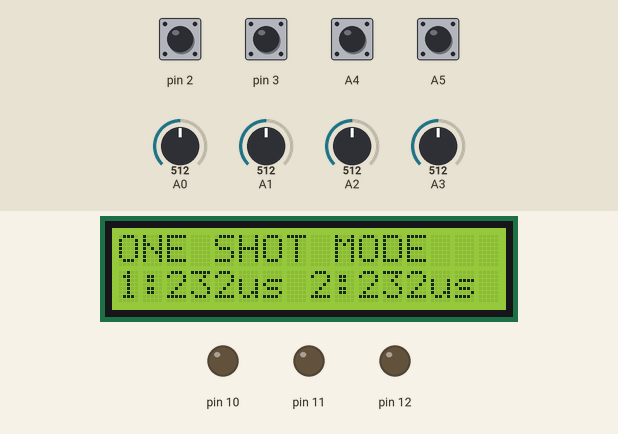
Simulated run of this sketch. Board: Arduino Mega 2560, built with avr-gcc and run on an emulated ATmega2560. Parts: 16×2 character LCD, output pins drawn as LEDs (lit = HIGH). Inputs (shaded band) come from the test bench; at power-on: A4, A5, pin 2, pin 3 HIGH, A3 = 512, A0 = 512, A1 = 512, A2 = 512. MIDI output is not drawn; EEPROM starts erased; pins used as bus, display or sensor lines are not drawn.

Above: at 2.89 s.
3.3 s: A3 set to 538
At 3.71 s:
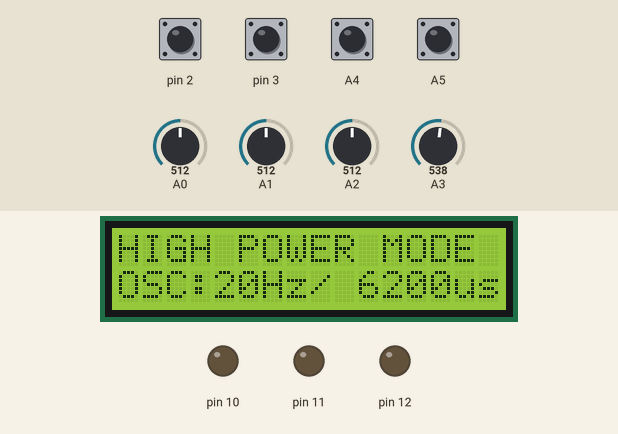
5.9 s: A3 set to 760
8.2 s: A3 set to 792
At 9.3 s:
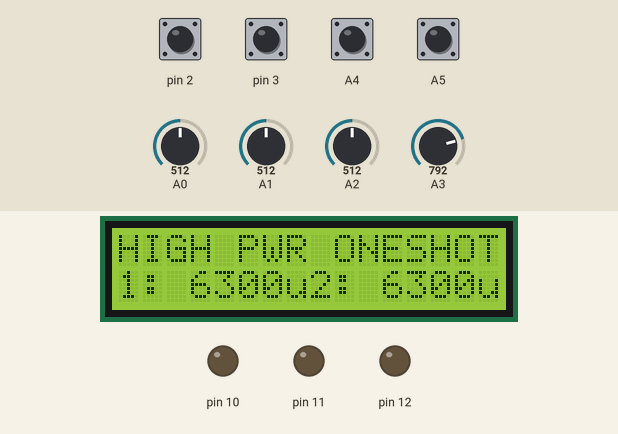
9.8 s: A5 pulled LOW for 1 s
At 10.35 s:
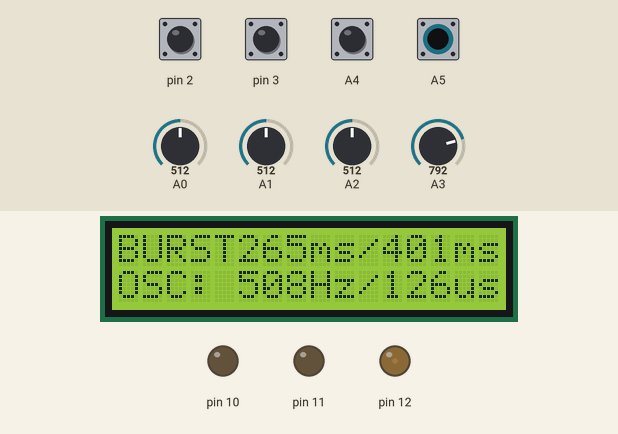
12.3 s: A4 pulled LOW for 0.15 s
At 12.41 s:
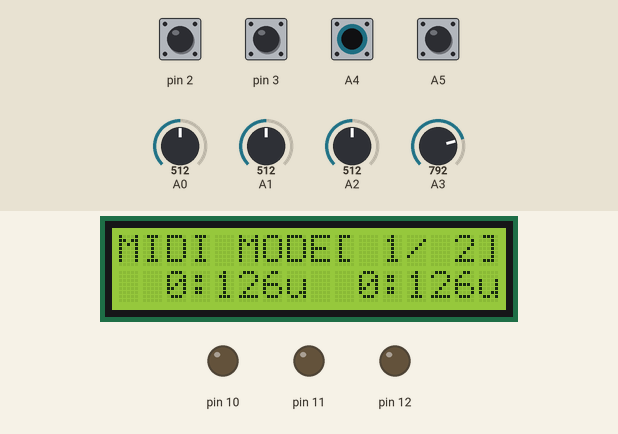
13.9 s: A0 set to 716
At 15.3 s:
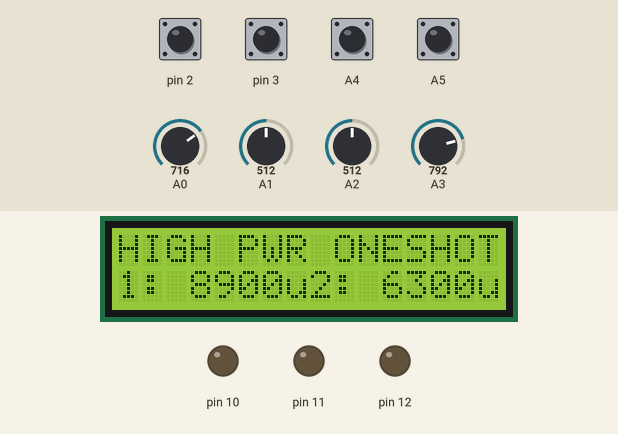
Timing chart, 0 to 16.7 s (numbered marks = the images above; inputs shaded):
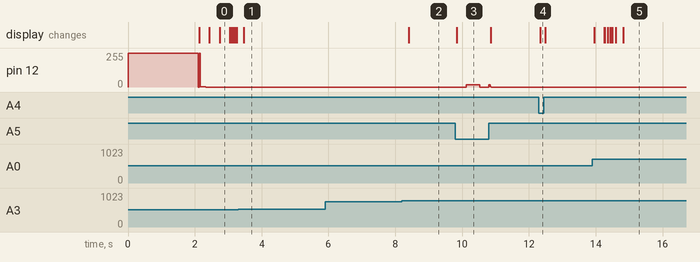

Measured:
- the behaviour switches between 520 and 521 on A3 (found by bisection; images 0 and 1)
- the behaviour switches between 776 and 777 on A3 (found by bisection; images 1 and 2)
- after the input at 3.3 s, the display: changes after 0.16 s (image 1)
- after the input at 8.2 s, the display: changes after 0.19 s (image 2)
- after the input at 9.8 s, pin 12: 0/255 → 17/255 after 0.33 s, → 0/255 0.40 s later; the display: changes at once (image 3)
- after the input at 12.3 s, the display: changes at once (image 4)
- after the input at 13.9 s, the display: first changes after 0.05 s (image 5 shows a later state)

The sketch:

HTLAB.NET_Arduino_DRSSTC_Interrupter.ino
```cpp
// (licence header left out)
//
// ########## Compatible Boards ##########
//    - Arduino Micro (USB-MIDI is available)
//    - Arduino Leonardo (USB-MIDI is available)
//

//
// ########## Pin Assignments ##########
//  D0(RX)  - MIDI IN
//  D1(TX)  - (MIDI OUT)
//  D2  - PUSH1 (Interrupt1)
//  D3  - PUSH2 (Interrupt0)
//  D4  - LCD (RS)
//  D5  - LCD (ENA)
//  D6  - LCD (DB4)
//  D7  - LCD (DB5)
//  D8  - LCD (DB6)
//  D9  - LCD (DB7)
//  D10 - OUT1
//  D11 - OUT2
//  D12 - LCD Backlight
//  D13 - PIEZO SPEAKER
//  A0  - VR1
//  A1  - VR2
//  A2  - VR3
//  A3  - VR4
//  A4  - SW1 (MIDI)
//  A5  - SW2 (MODE)
//

//
// ########## Require Libraries ##########
//    - MIDI Library 4.3
//

//
// ########## Optional Libraries ##########
//    - MIDIUSB Library 1.0.3 (for Arduino Leonardo, Micro)
//

// LCD
#include <LiquidCrystal.h>
LiquidCrystal lcd(4, 5, 6, 7, 8, 9);

// Settings
#include "settings.h"

// Pin I/O
#include "lib_input.h"
#include "lib_output.h"

// Oscillator
#include "lib_osc.h"

// MIDI Parameter
#include "lib_midi.h"

// Use MIDI Library
#include <MIDI.h>
#if (MIDI_LIBRARY_VERSION_MAJOR < 4) || \
  ((MIDI_LIBRARY_VERSION_MAJOR == 4) && (MIDI_LIBRARY_VERSION_MINOR < 3))
  #error This version of MIDI library is not supported. Please use version 4.3 or later.
#endif
#if USE_MIDI
  MIDI_CREATE_DEFAULT_INSTANCE();
#endif

// Use MIDIUSB Library (for Arduino Leonardo, Micro)
#if USE_MIDIUSB && defined(USBCON) && defined(__AVR_ATmega32U4__)
  #include <midi_UsbTransport.h>
  static const unsigned sUsbTransportBufferSize = 16;
  typedef midi::UsbTransport<sUsbTransportBufferSize> UsbTransport;
  UsbTransport sUsbTransport;
  MIDI_CREATE_INSTANCE(UsbTransport, sUsbTransport, USBMIDI);
#endif

// Use Setting Mode
#if USE_SETTING_MODE
  #include <EEPROM.h>
#endif


// Global Variables
volatile uint8_t int_mode = MODE_OSC;
volatile uint8_t menu_state = MODE_OSC;
char lcd_line1[17];
char lcd_line2[17];

// Setting Variables
volatile bool beep_active = (bool)DEFAULT_BEEP_ACTIVE;
volatile uint8_t mode_selector = DEFAULT_MODE_SELECTOR;
volatile uint8_t midi_ch[2] = {DEFAULT_MIDI_CH1, DEFAULT_MIDI_CH2};

// OSC Mode Variables
volatile uint16_t osc_fq = 5;
volatile uint16_t osc_us = 1;
volatile uint16_t osc_per = 49999;
volatile uint16_t osc_per_read = 49999;

// One Shot Mode Variables
volatile uint16_t oneshot_ch1_ontime = 0;
volatile uint16_t oneshot_ch2_ontime = 0;

// Burst OSC Mode Variables
volatile bool burst_phase = false;
volatile uint16_t burst_ontime = 10;
volatile uint16_t burst_offtime = 510;
volatile uint16_t burst_ontime_count = 0;
volatile uint16_t burst_offtime_count = 0;

// MIDI Mode Variables
//volatile bool use_midi_volume = USE_MIDI_VOLUME;
//volatile bool osc_mode_omni = OSC_MODE_OMNI;
volatile bool osc_mono_midi_on[2] = {false, false};
volatile uint8_t osc_mono_midi_note[2] = {0, 0};
//volatile uint8_t osc_mono_midi_volume[2] = {64, 64};
//volatile uint8_t osc_mono_midi_expression[2] = {127, 127};
volatile uint16_t osc_mono_ontime_us[2] = {0, 0};
volatile uint16_t osc_mono_ontime_fixed_us[2] = {0, 0};


// Arduino Setup Function
void setup() {

  // Pin Init
  input_init();
  output_init();

  // MIDI Tasks
  midi_task();

  // LCD
  #if USE_LCD
    lcd.begin(16,2);
    lcd.setCursor(0,0);
    lcd.print("HTLAB.NET DRSSTC");
    lcd.setCursor(0,1);
    lcd.print("Interrupter v1.0");
    uint32_t wait_start = millis();
    while(millis() < wait_start + 2000){
      // MIDI Tasks
      midi_task();
    }
  #endif

  // For Debug
  #if DEBUG_SERIAL
    Serial.begin(115200);
    #if DEBUG_SERIAL_WAIT
      while (!Serial);
      Serial.println("[INFO] Arduino Start");
    #endif
  #endif

  // Load Settings
  #if USE_SETTING_MODE
    if(EEPROM.read(ADDR_MODE_SELECTOR) >= 3) {
      EEPROM.write(ADDR_MODE_SELECTOR, DEFAULT_MODE_SELECTOR);
    } else {
      mode_selector = EEPROM.read(ADDR_MODE_SELECTOR);
    }
    if(EEPROM.read(ADDR_BEEP_ACTIVE) >= 2) {
      EEPROM.write(ADDR_BEEP_ACTIVE, DEFAULT_BEEP_ACTIVE);
    } else {
      beep_active = (bool)EEPROM.read(ADDR_BEEP_ACTIVE);
    }
    if(EEPROM.read(ADDR_MIDI_CH1) > 16 || EEPROM.read(ADDR_MIDI_CH1) == 0) {
      EEPROM.write(ADDR_MIDI_CH1, DEFAULT_MIDI_CH1);
    } else {
      midi_ch[0] = EEPROM.read(ADDR_MIDI_CH1);
    }
    if(EEPROM.read(ADDR_MIDI_CH2) > 16 || EEPROM.read(ADDR_MIDI_CH2) == 0) {
      EEPROM.write(ADDR_MIDI_CH2, DEFAULT_MIDI_CH2);
    } else {
      midi_ch[1] = EEPROM.read(ADDR_MIDI_CH2);
    }
  #endif

  // Setting Mode
  #if USE_SETTING_MODE && USE_LCD
    if(!(INVERT_PUSH1 ^ (bool)digitalRead(2))) {
      char lcd_line[17];
      lcd.setCursor(0,0);
      lcd.print("[SETTING MODE 1]");
      while(INVERT_PUSH2 ^ (bool)digitalRead(3)) {
        // Read Inputs
        input_task();
        #if !INVERT_VR1
          mode_selector = (adc_vr_1 / 3 >> 7);
          beep_active = (bool)(adc_vr_2_inv >> 9);
        #else
          mode_selector = (adc_vr_1_inv / 3 >> 7);
          beep_active = (bool)(adc_vr_2 >> 9);
        #endif
        char* beep_str[] = {"Fals", "True"};
        sprintf(lcd_line, "%1u-MODE BEEP:%s", (4 / (mode_selector + 1)), beep_str[(uint8_t)beep_active]);
        lcd.setCursor(0,1);
        lcd.print(lcd_line);
        // MIDI Tasks
        midi_task();
      }
      // Save Settings
      EEPROM.update(ADDR_MODE_SELECTOR, mode_selector);
      EEPROM.update(ADDR_BEEP_ACTIVE, (uint8_t)beep_active);
      lcd.setCursor(0,0);
      lcd.print("[ SETTING DONE ]");
      lcd.setCursor(0,1);
      lcd.print("                ");
      uint32_t wait_start = millis();
      while(millis() < wait_start + 2000){
        // MIDI Tasks
        midi_task();
      }
    } else if(!(INVERT_PUSH2 ^ (bool)digitalRead(3))) {
      char lcd_line[17];
      lcd.setCursor(0,0);
      lcd.print("[SETTING MODE 2]");
      while(INVERT_PUSH1 ^ (bool)digitalRead(2)) {
        // Read Inputs
        input_task();
        #if !INVERT_VR1
          midi_ch[0] = (adc_vr_1 >> 6) + 1;
        #else
          midi_ch[0] = (adc_vr_1_inv >> 6) + 1;
        #endif
        #if !INVERT_VR2
          midi_ch[1] = (adc_vr_2 >> 6) + 1;
        #else
          midi_ch[1] = (adc_vr_2_inv >> 6) + 1;
        #endif
        sprintf(lcd_line, "Ch%2u Ch%2u       ", midi_ch[0], midi_ch[1]);
        lcd.setCursor(0,1);
        lcd.print(lcd_line);
        // MIDI Tasks
        midi_task();
      }
      // Save Settings
      EEPROM.update(ADDR_MIDI_CH1, midi_ch[0]);
      EEPROM.update(ADDR_MIDI_CH2, midi_ch[1]);
      lcd.setCursor(0,0);
      lcd.print("[ SETTING DONE ]");
      lcd.setCursor(0,1);
      lcd.print("                ");
      uint32_t wait_start = millis();
      while(millis() < wait_start + 2000) {
        // MIDI Tasks
        midi_task();
      }
    }
  #endif

  // Use MIDI Library
  #if USE_MIDI
    MIDI.setHandleNoteOn(isr_midi_noteon);
    MIDI.setHandleNoteOff(isr_midi_noteoff);
    MIDI.setHandleControlChange(isr_midi_controlchange);
    MIDI.setHandleActiveSensing(isr_midi_activesensing);
    MIDI.setHandleSystemReset(isr_midi_systemreset);
    MIDI.begin(MIDI_CHANNEL_OMNI);
  #endif
  #if USE_MIDIUSB && defined(USBCON) && defined(__AVR_ATmega32U4__)
    USBMIDI.setHandleNoteOn(isr_midi_noteon);
    USBMIDI.setHandleNoteOff(isr_midi_noteoff);
    USBMIDI.setHandleControlChange(isr_midi_controlchange);
    USBMIDI.setHandleActiveSensing(isr_midi_activesensing);
    USBMIDI.setHandleSystemReset(isr_midi_systemreset);
    USBMIDI.begin(MIDI_CHANNEL_OMNI);
  #endif
  #if DEBUG_SERIAL
    Serial.println("[INFO] MIDI Library Load Complete");
  #endif

  // Oscillator Tasks
  osc_timer_init();
  #if DEBUG_SERIAL
    Serial.println("[INFO] Oscillator Tasks Complete");
  #endif

  // MIDI Tasks
  midi_task();

  // Mode Init Tasks
  mode_init(menu_state);

}


// Arduino Main Loop
void loop() {

  // Input Tasks
  input_task();
  menu_state = menu_select(mode_selector);
  if (int_mode != menu_state) {
    mode_init(menu_state);
    int_mode = menu_state;
  }

  // OSC Tasks
  switch (menu_state) {
    // OSC Mode
    case MODE_OSC:
      osc_fq = adc_vr_1 + 5;
      osc_us = (adc_vr_2 >> 2) + 1;
      osc_per_read = (250000 / osc_fq) - 1;
      if (osc_per != osc_per_read) {
        #if DEBUG_SERIAL
          Serial.print("[OSC] Change Frequency : ");
          Serial.print(osc_fq);
          Serial.print(" Hz/ ");
          Serial.println(osc_per_read);
        #endif
        osc_per = osc_per_read;
        osc_timer_set(0, osc_per);
        osc_timer_set(1, osc_per);
      }
      break;
    // One Shot Mode
    case MODE_OSC_OS:
      oneshot_ch1_ontime = (adc_vr_1 >> 1) + 1;
      oneshot_ch2_ontime = (adc_vr_2 >> 1) + 1;
      break;
    // High Power OSC Mode
    case MODE_OSC_HP:
      osc_fq = (adc_vr_1 >> 5) + 5;
      osc_us = (adc_vr_2 >> 3) * 100;
      osc_per_read = (250000 / osc_fq) - 1;
      if (osc_per != osc_per_read) {
        osc_per = osc_per_read;
        osc_timer_set(0, osc_per);
        osc_timer_set(1, osc_per);
      }
      break;
    // High Power One Shot Mode
    case MODE_OSC_HP_OS:
      oneshot_ch1_ontime = ((adc_vr_1 >> 3) + 1) * 100;
      oneshot_ch2_ontime = ((adc_vr_2 >> 3) + 1) * 100;
      break;
    // Burst OSC Mode
    case MODE_BURST:
      burst_offtime = (adc_vr_3_inv >> 1) + 10;
      burst_ontime = (adc_vr_4 >> 1) + 10;
      osc_fq = adc_vr_1 + 5;
      osc_us = (adc_vr_2 >> 2) + 1;
      osc_per_read = (250000 / osc_fq) - 1;
      if (osc_per != osc_per_read) {
        osc_per = osc_per_read;
        osc_timer_set(0, osc_per);
      }
      break;
    // MIDI Mode
    case MODE_MIDI:
      osc_mono_ontime_us[0] = (adc_vr_1 >> 2) + 1;
      osc_mono_ontime_us[1] = (adc_vr_2 >> 2) + 1;
      break;
    // MIDI FIXED Mode
    case MODE_MIDI_FIXED:
      osc_mono_ontime_us[0] = (adc_vr_1 >> 2) + 1;
      osc_mono_ontime_us[1] = (adc_vr_2 >> 2) + 1;
      if (osc_mono_midi_on[0]){
        osc_mono_ontime_fixed_us[0] = osc_mono_ontime_us[0] * ontime_fix_per(note_to_hz[osc_mono_midi_note[0]]) / 100;
      }
      if (osc_mono_midi_on[1]){
        osc_mono_ontime_fixed_us[1] = osc_mono_ontime_us[1] * ontime_fix_per(note_to_hz[osc_mono_midi_note[1]]) / 100;
      }
      break;
  }

  // MIDI Tasks
  midi_task();

  // LCD
  #if USE_LCD
    show_lcd(menu_state);
  #endif

  // MIDI Tasks
  midi_task();

}


void midi_task() {
  // MIDI Tasks
  for (uint8_t i = 0; i < 200; i++) {
    #if USE_MIDI
      MIDI.read();
    #endif
    #if USE_MIDIUSB && defined(USBCON) && defined(__AVR_ATmega32U4__)
      USBMIDI.read();
    #endif
  }
}


// MODE Init
void mode_init(byte mode) {
  detachInterrupt(1); // Pin2
  detachInterrupt(0); // Pin3
  switch (mode) {
    // OSC Mode
    case MODE_OSC:
      osc_timer_disable(0);
      osc_timer_disable(1);
      osc_timer_init_64();
      osc_timer_enable(0, osc_per);
      break;
    // One Shot Mode
    case MODE_OSC_OS:
      osc_timer_disable(0);
      osc_timer_disable(1);
      #if USE_PUSH1
        #if !INVERT_PUSH1
          attachInterrupt(1, isr_sw1, FALLING);
        #else
          attachInterrupt(1, isr_sw1, RISING);
        #endif
      #endif
      #if USE_PUSH2
        #if !INVERT_PUSH2
          attachInterrupt(0, isr_sw2, FALLING);
        #else
          attachInterrupt(0, isr_sw2, RISING);
        #endif
      #endif
      break;
    // OSC High Power Mode
    case MODE_OSC_HP:
      osc_timer_disable(0);
      osc_timer_disable(1);
      osc_timer_init_64();
      osc_timer_enable(0, osc_per);
      break;
    // High Power One Shot Mode
    case MODE_OSC_HP_OS:
      osc_timer_disable(0);
      osc_timer_disable(1);
      #if USE_PUSH1
        #if !INVERT_PUSH1
          attachInterrupt(1, isr_sw1, FALLING);
        #else
          attachInterrupt(1, isr_sw1, RISING);
        #endif
      #endif
      #if USE_PUSH2
        #if !INVERT_PUSH2
          attachInterrupt(0, isr_sw2, FALLING);
        #else
          attachInterrupt(0, isr_sw2, RISING);
        #endif
      #endif
      break;
    // Burst OSC Mode
    case MODE_BURST:
      osc_timer_disable(0);
      osc_timer_disable(1);
      osc_timer_init_64();
      osc_timer_enable(0, osc_per);
      osc_timer_enable(1, 249);
      break;
    // MIDI Mode
    // MIDI FIXED Mode
    case MODE_MIDI:
    case MODE_MIDI_FIXED:
      osc_timer_disable(0);
      osc_timer_disable(1);
      osc_mono_midi_on[0] = false;
      osc_mono_midi_on[1] = false;
      osc_timer_init();
      break;
  }
  #if DEBUG_SERIAL
    Serial.print("[INFO] Change Mode : ");
    Serial.println(mode);
  #endif
}


// SHOW LCD
void show_lcd(byte mode) {
  switch (mode) {
    // OSC Mode
    case MODE_OSC:
      sprintf(lcd_line1, "INTERRUPTER MODE");
      sprintf(lcd_line2, "OSC:%4uHz/%3uus", osc_fq, osc_us);
      break;

    // One Shot Mode
    case MODE_OSC_OS:
      sprintf(lcd_line1, "ONE SHOT MODE   ");
      sprintf(lcd_line2, "1:%3uus 2:%3uus ", oneshot_ch1_ontime, oneshot_ch2_ontime);
      break;

    // High Power OSC Mode
    case MODE_OSC_HP:
      sprintf(lcd_line1, "HIGH POWER MODE ");
      sprintf(lcd_line2, "OSC:%2uHz/%5uus", osc_fq, osc_us);
      break;

    // High Power One Shot Mode
    case MODE_OSC_HP_OS:
      sprintf(lcd_line1, "HIGH PWR ONESHOT");
      sprintf(lcd_line2, "1:%5uu2:%5uu", oneshot_ch1_ontime, oneshot_ch2_ontime);
      break;

    // Burst OSC Mode
    case MODE_BURST:
      sprintf(lcd_line1, "BURST%3ums/%3ums", burst_offtime, burst_ontime);
      sprintf(lcd_line2, "OSC:%4uHz/%3uus", osc_fq, osc_us);
      break;

    // MIDI Mode
    case MODE_MIDI:
      sprintf(lcd_line1, "MIDI MODE[%2u/%2u]", midi_ch[0], midi_ch[1]);
      show_lcd_midi_status();
      break;

    // MIDI Fixed Mode
    case MODE_MIDI_FIXED:
      sprintf(lcd_line1, "F%2u:%3uu %2u:%3uu", midi_ch[0], osc_mono_ontime_fixed_us[0], midi_ch[1], osc_mono_ontime_fixed_us[1]);
      show_lcd_midi_status();
      break;
  }
  lcd.setCursor(0,0);
  lcd.print(lcd_line1);
  lcd.setCursor(0,1);
  lcd.print(lcd_line2);
}


void show_lcd_midi_status() {
  //if (osc_mono_midi_on[0] && osc_mono_midi_on[1]) {
    sprintf(lcd_line2, "%3u:%3uu%3u:%3uu", osc_mono_midi_note[0], osc_mono_ontime_us[0], osc_mono_midi_note[1], osc_mono_ontime_us[1]);
  //} else if (!osc_mono_midi_on[0] && osc_mono_midi_on[1]) {
  //  sprintf(lcd_line2, "   :%3uu%3u:%3uu", osc_mono_ontime_us[0], osc_mono_midi_note[1], osc_mono_ontime_us[1]);
  //} else if (osc_mono_midi_on[0] && !osc_mono_midi_on[1]) {
  //  sprintf(lcd_line2, "%3u:%3uu   :%3uu", osc_mono_midi_note[0], osc_mono_ontime_us[0], osc_mono_ontime_us[1]);
  //} else if (!osc_mono_midi_on[0] && !osc_mono_midi_on[1]) {
  //  sprintf(lcd_line2, "   :%3uu   :%3uu", osc_mono_ontime_us[0], osc_mono_ontime_us[1]);
  //}
}


void isr_sw1() {
  output_single_pulse(0, oneshot_ch1_ontime);
  detachInterrupt(1);
  delayMicroseconds(16000);
  #if !INVERT_PUSH1
    attachInterrupt(1, isr_sw1, FALLING);
  #else
    attachInterrupt(1, isr_sw1, RISING);
  #endif
}


void isr_sw2() {
  output_single_pulse(1, oneshot_ch2_ontime);
  detachInterrupt(0);
  delayMicroseconds(16000);
  #if !INVERT_PUSH2
    attachInterrupt(0, isr_sw2, FALLING);
  #else
    attachInterrupt(0, isr_sw2, RISING);
  #endif
}


// Interrupt Tasks
ISR (TIMER1_COMPA_vect) {
  switch (menu_state) {
    // OSC Mode Main Timer
    case MODE_OSC:
      output_dual_pulse(osc_us);
      break;
    // High Power OSC Mode
    case MODE_OSC_HP:
      output_dual_pulse(osc_us);
      break;
    // Burst OSC Mode
    case MODE_BURST:
      if (burst_phase) {
        output_dual_pulse(osc_us);
      }
      break;
    // MIDI Mode
    case MODE_MIDI:
      output_single_pulse(0, osc_mono_ontime_us[0]);
      break;
    // MIDI FIXED Mode
    case MODE_MIDI_FIXED:
      output_single_pulse(0, osc_mono_ontime_fixed_us[0]);
      break;
  }
}


// Interrupt Tasks
ISR (TIMER3_COMPA_vect) {
  switch (menu_state) {
    // OSC Mode
    case MODE_OSC:
      break;
    // High Power OSC Mode
    case MODE_OSC_HP:
      break;
    // Burst OSC Mode
    case MODE_BURST:
      if (burst_phase) {
        if (burst_ontime_count >= burst_ontime) {
          burst_ontime_count = 0;
          burst_phase = false;
        } else {
          burst_ontime_count++;
        }
      } else {
        if (burst_offtime_count >= burst_offtime) {
          burst_offtime_count = 0;
          burst_phase = true;
        } else {
          burst_offtime_count++;
        }
      }
      break;
    // MIDI Mode
    case MODE_MIDI:
      output_single_pulse(1, osc_mono_ontime_us[1]);
      break;
    // MIDI FIXED Mode
    case MODE_MIDI_FIXED:
      output_single_pulse(1, osc_mono_ontime_fixed_us[1]);
      break;
  }
}


// Interrupt MIDI NoteON Tasks
void isr_midi_noteon(uint8_t ch, uint8_t num, uint8_t vel) {

  if (menu_state != MODE_MIDI && menu_state != MODE_MIDI_FIXED) return;  // MIDI Mode Only

  if (ch == midi_ch[0] && num <= MIDI_MAX_NOTE_NUM_CH1) {
    osc_timer_enable(0, timer_period[num] - 1);
    osc_mono_midi_note[0] = num;
    osc_mono_midi_on[0] = true;
  }
  if (ch == midi_ch[1] && num <= MIDI_MAX_NOTE_NUM_CH2) {
    osc_timer_enable(1, timer_period[num] - 1);
    osc_mono_midi_note[1] = num;
    osc_mono_midi_on[1] = true;
  }

  // For Debug
  #if DEBUG_SERIAL
    Serial.print("[MIDI] Note On - CH:");
    Serial.print(ch);
    Serial.print(" NUM:");
    Serial.print(num);
    Serial.print(" VEL:");
    Serial.print(vel);
    Serial.print(" / ");
    Serial.print(note_to_hz[num]);
    Serial.println(" Hz");
  #endif
}


// Interrupt MIDI NoteOFF Tasks
void isr_midi_noteoff(uint8_t ch, uint8_t num, uint8_t vel) {

  if (menu_state != MODE_MIDI && menu_state != MODE_MIDI_FIXED) return;  // MIDI Mode Only

  if (ch == midi_ch[0]) {
    if (osc_mono_midi_note[0] == num) {
      osc_timer_disable(0);
      osc_mono_midi_on[0] = false;
      if (menu_state == MODE_MIDI_FIXED) {
        osc_mono_ontime_fixed_us[0] = 0;
      }
    }
  }
  if (ch == midi_ch[1]) {
    if (osc_mono_midi_note[1] == num) {
      osc_timer_disable(1);
      osc_mono_midi_on[1] = false;
      if (menu_state == MODE_MIDI_FIXED) {
        osc_mono_ontime_fixed_us[1] = 0;
      }
    }
  }

  // For Debug
  #if DEBUG_SERIAL
    Serial.print("[MIDI] NoteOff - CH:");
    Serial.print(ch);
    Serial.print(" NUM:");
    Serial.print(num);
    Serial.print(" VEL:");
    Serial.println(vel);
  #endif
}


void isr_midi_controlchange(uint8_t ch, uint8_t num, uint8_t val) {

  if (menu_state != MODE_MIDI && menu_state != MODE_MIDI_FIXED) return;  // MIDI Mode Only

  switch(num) {
    case 7:   // CC#7   Channel Volume
      //if (ch == midi_ch[0]) {
        //osc_mono_midi_volume[0] = val;
      //}
      //if (ch == midi_ch[1]) {
        //osc_mono_midi_volume[1] = val;
      //}
      break;
    case 11:  // CC#11  Expression
      //if (ch == midi_ch[0]) {
        //osc_mono_midi_expression[0] = val;
      //}
      //if (ch == midi_ch[1]) {
        //osc_mono_midi_expression[1] = val;
      //}
      break;
    case 121: // CC#121 Reset All Controllers
      //osc_mono_midi_volume[0] = 64;
      //osc_mono_midi_volume[1] = 64;
      //osc_mono_midi_expression[0] = 127;
      //osc_mono_midi_expression[0] = 127;
    case 120: // CC#120 All Sound Off
    case 123: // CC#123 All Notes Off
      osc_timer_disable(0);
      osc_timer_disable(1);
      osc_mono_midi_on[0] = false;
      osc_mono_midi_on[1] = false;
      break;
    case 124: // CC#124 Omni Mode Off
      //osc_mode_omni = false;
      break;
    case 125: // CC#125 Omni Mode On
      //osc_mode_omni = true;
      break;
  }

  // For Debug
  #if DEBUG_SERIAL
    Serial.print("[MIDI] CC - CH:");
    Serial.print(ch);
    Serial.print(" NUM:");
    Serial.print(num);
    Serial.print(" VAL:");
    Serial.println(val);
  #endif
}


void isr_midi_activesensing() {

  if (menu_state != MODE_MIDI && menu_state != MODE_MIDI_FIXED) return;  // MIDI Mode Only

  // For Debug
  #if DEBUG_SERIAL
    Serial.println("[MIDI] Active Sensing");
  #endif
}


void isr_midi_systemreset() {

  if (menu_state != MODE_MIDI && menu_state != MODE_MIDI_FIXED) return;  // MIDI Mode Only

  osc_timer_disable(0);
  osc_timer_disable(1);
  osc_mono_midi_on[0] = false;
  osc_mono_midi_on[1] = false;
  //osc_mode_omni = OSC_MODE_OMNI;
  //osc_mono_midi_volume[0] = 64;
  //osc_mono_midi_volume[1] = 64;
  //osc_mono_midi_expression[0] = 127;
  //osc_mono_midi_expression[0] = 127;

  // For Debug
  #if DEBUG_SERIAL
    Serial.println("[MIDI] System Reset");
  #endif
}


// Hz to ON-Time Percent
uint16_t ontime_fix_per(uint16_t hz) {
  return (10000 / (160 + hz)) + 40;
}
```

Source omitted: settings.h (1986 bytes), lib_input.cpp (3954 bytes), lib_input.h (624 bytes), lib_midi.h (3853 bytes), lib_osc.cpp (1614 bytes), lib_osc.h (298 bytes), lib_output.cpp (931 bytes), lib_output.h (245 bytes)
